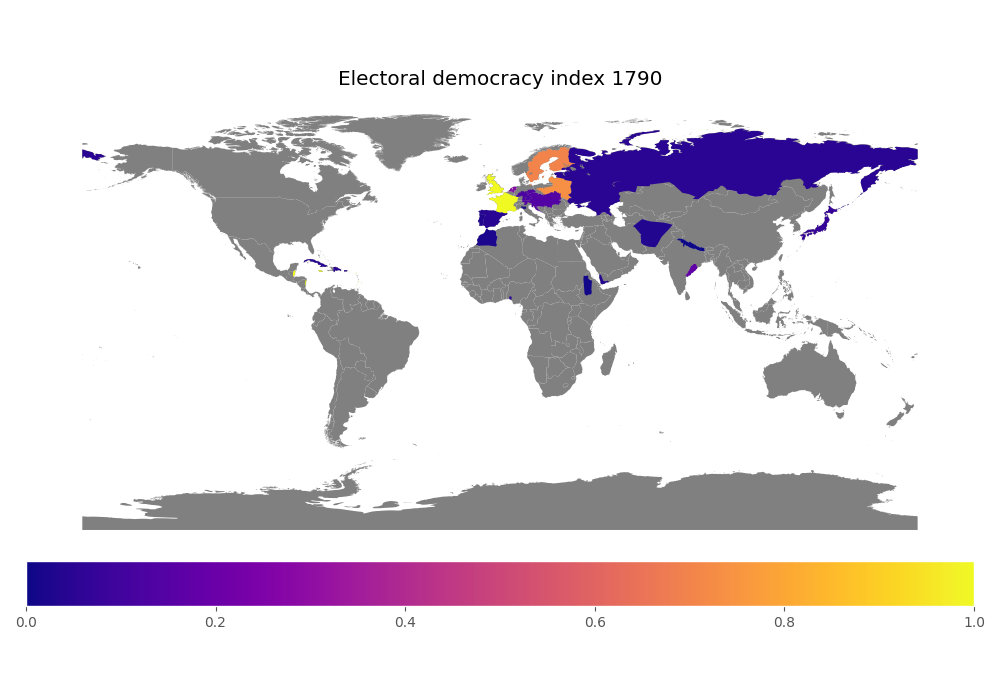
#> input picture plots/map_plots/edi_map_1790.png, 1000 x 700 px; its folder holds 4 pictures in this run
$ jupyter execute --allow-errors tim.ipynb
#> lines starting #> are read from the running program, lines starting #| are printed output that depends on the picture
[cell 1]
import pandas as pd
import numpy as np
import cv2
import os
import geopandas as gpd
import matplotlib.pyplot as plt
import matplotlib.cm as cm
import matplotlib.colors as mcolors
import matplotlib.patches as mpatches
from mpl_toolkits.axes_grid1 import make_axes_locatable
from copy import copy

plt.style.use('ggplot')
pd.set_option('display.max_rows', 50)

[cell 2]
# [12 lines left out: function supported_years, not called in this run]

[cell 3]
# [29 lines left out: function map_year_geofile, not called in this run]

[cell 4]
# [26 lines left out: function plot_edi_map, not called in this run]

## Electoral democracy index (edi_df)
Based on the expert estimates and index by V-Dem. It captures to which extent political leaders are elected under comprehensive voting rights
in free and fair elections, and freedoms of association and expression are guaranteed. It ranges from 0 to 1 (most democratic).

## Political regime (regime_df)
Based on the classification by Lührmann et al. (2018) and the estimates by V-Dem’s experts.

## Political regime Lexical Index (lexical_regime_df)
Based on the classification and estimates by Skaaning et al. (2015).

## Political regime Boix-Miller-Rosato (bmr_regime_df)
Based on the classification and estimates by Boix et al. (2013). Democracies are understood here as political systems in which political leaders
are elected under broad rights for men to vote in free and fair elections.

## Democracy index, 1776 to 2020 polity (polity_dem_df)
Based on the estimates and index by Polity 5 (2020). It captures the extent to which open, multi-party, and competitive elections choose a chief
executive who faces comprehensive institutional constraints, and political participation is competitive. It ranges from -10 to 10 (fully democratic).

## Political regime, Freedom House (fh_regime_df)
Based on the classification and estimates by Freedom House (2024). Free countries are understood here as political systems in which citizens
have many political rights (free and fair elections, political pluralism and participation, functioning government) and civil liberties (freedoms of
expression and association, rule of law, personal autonomy).

## Democratic features, Bertelmans Transformation Index (dem_features_df)
Based on the expert estimates and index by the Bertelsmann Transformation Index (2024). It combines information on the extent of political
participation, the rule of law, stable democratic institutions, political and social integration, and a capable state. It ranges from 1 to 10 (most
democratic).

## Democracy index, Economist Intelligence Unit (democ_idx_df)
Based on the expert estimates and index by the Economist Intelligence Unit (2006-2023). It combines information on the extent to which
citizens can choose their political leaders in free and fair elections, enjoy civil liberties, prefer democracy over other political systems, can and
do participate in politics, and have a functioning government that acts on their behalf. It ranges from 0 to 10 (most democratic).

[cell 5]
# Read democracy datasets
edi_df = pd.read_csv("data/electoral-democracy-index.csv")
#> (reads data/electoral-democracy-index.csv from the repository)
regime_df = pd.read_csv("data/political-regime.csv")
#> (reads data/political-regime.csv from the repository)
lexical_regime_df = pd.read_csv("data/political-regime-lexical.csv")
#> (reads data/political-regime-lexical.csv from the repository)
bmr_regime_df = pd.read_csv("data/political-regime-bmr.csv")
#> (reads data/political-regime-bmr.csv from the repository)
#> (the rest of this cell did not finish here and is left out)

### Electoral democracy index

[cell 6]
edi_df = edi_df.set_index('Entity')
edi_df = edi_df.dropna(how='all')

edi_1980_df = edi_df[edi_df['Year']==1980]
edi_2023_df = edi_df[edi_df['Year']==2023]
missing_countries = edi_2023_df[edi_2023_df.isna()]

#> (a cell that did not finish here is left out)

[cell 8]
image_folder = 'plots/map_plots'
video_name = 'plots/edi_map.mp4'
images = [img for img in os.listdir(image_folder) if img.endswith(".png")]
images.sort()
frame = cv2.imread(os.path.join(image_folder, images[0]))
#> frame is the input picture: shape (700, 1000, 3); mean B, G, R 224.7, 219.9, 226.6
height, width, layers = frame.shape
#> height = 700; width = 1000; layers = 3

# Define the codec and create a VideoWriter object
fourcc = cv2.VideoWriter_fourcc(*'XVID')  # You can use other codecs like 'XVID', 'MJPG', 'X264', etc.
video = cv2.VideoWriter(video_name, fourcc, 3, (width, height))

for image in images:
    video.write(cv2.imread(os.path.join(image_folder, image)))

video.release()
cv2.destroyAllWindows()

# Boxplot of democracy index over the years

[cell 9]
years = edi_df['Year'].unique()
years = [year for year in years if (year%10==0 or year>=2015)]
edi_arrays = []

fig, ax = plt.subplots(figsize=(6,4))

#> (the rest of this cell did not finish here and is left out)

## Relationship between democracy index and gdp

#> (a cell that did not finish here is left out)

[cell 11]
continents = ['Asia', 'Europe', 'Africa', 'South America', 'Oceania', 'North America']
n = len(continents)
cmap = plt.get_cmap('viridis')

fig, axes = plt.subplots(n, 1, figsize=(12, n*7))

#> (the rest of this cell did not finish here and is left out)

## Political Regimes

[cell 12]
regime_df = pd.read_csv('data/political-regime.csv')
regime_mapping ={
    0: 'Closed autocracy',
    1: 'Electoral autocracy',
    2: 'Electoral democracy',
    3: 'Liberal democracy'
}

[cell 13]
counted_regimes = regime_df[['Year', 'Political regime', 'Entity']].groupby(['Year', 'Political regime']).size().unstack(fill_value=0)

[cell 14]
fig, ax = plt.subplots()

years = counted_regimes.index

closed_autocracies = np.array(counted_regimes[0])
elected_autocracies = np.array(counted_regimes[1]) + closed_autocracies
elected_democracies = np.array(counted_regimes[2]) + elected_autocracies
liberal_democracies = np.array(counted_regimes[3]) + elected_democracies


ax.fill_between(years, closed_autocracies, color='red', label='Closed autocracies')
ax.fill_between(years, closed_autocracies, elected_autocracies, color='orange', label='Elected autocracies')
ax.fill_between(years, elected_autocracies, elected_democracies, color='blue', label='Elected democracies')
ax.fill_between(years, elected_democracies, liberal_democracies, color='green', label='Liberal democracies')
ax.legend()
ax.set_ylabel('Number of analyzed countries')
ax.set_xlabel('Year')
ax.set_title('Political regimes over the years')
plt.savefig('plots/regimes.png')
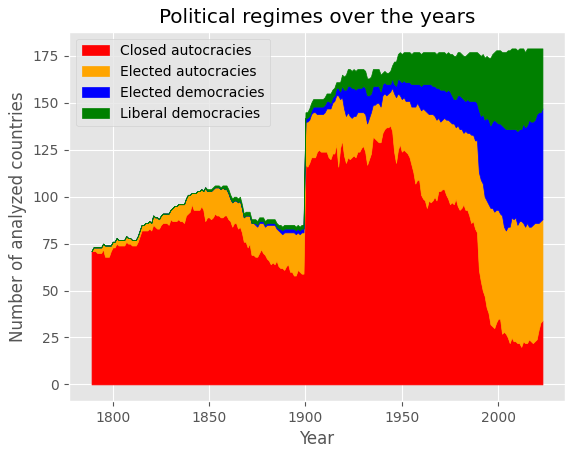
#> figure drawn by matplotlib, 1 panel
